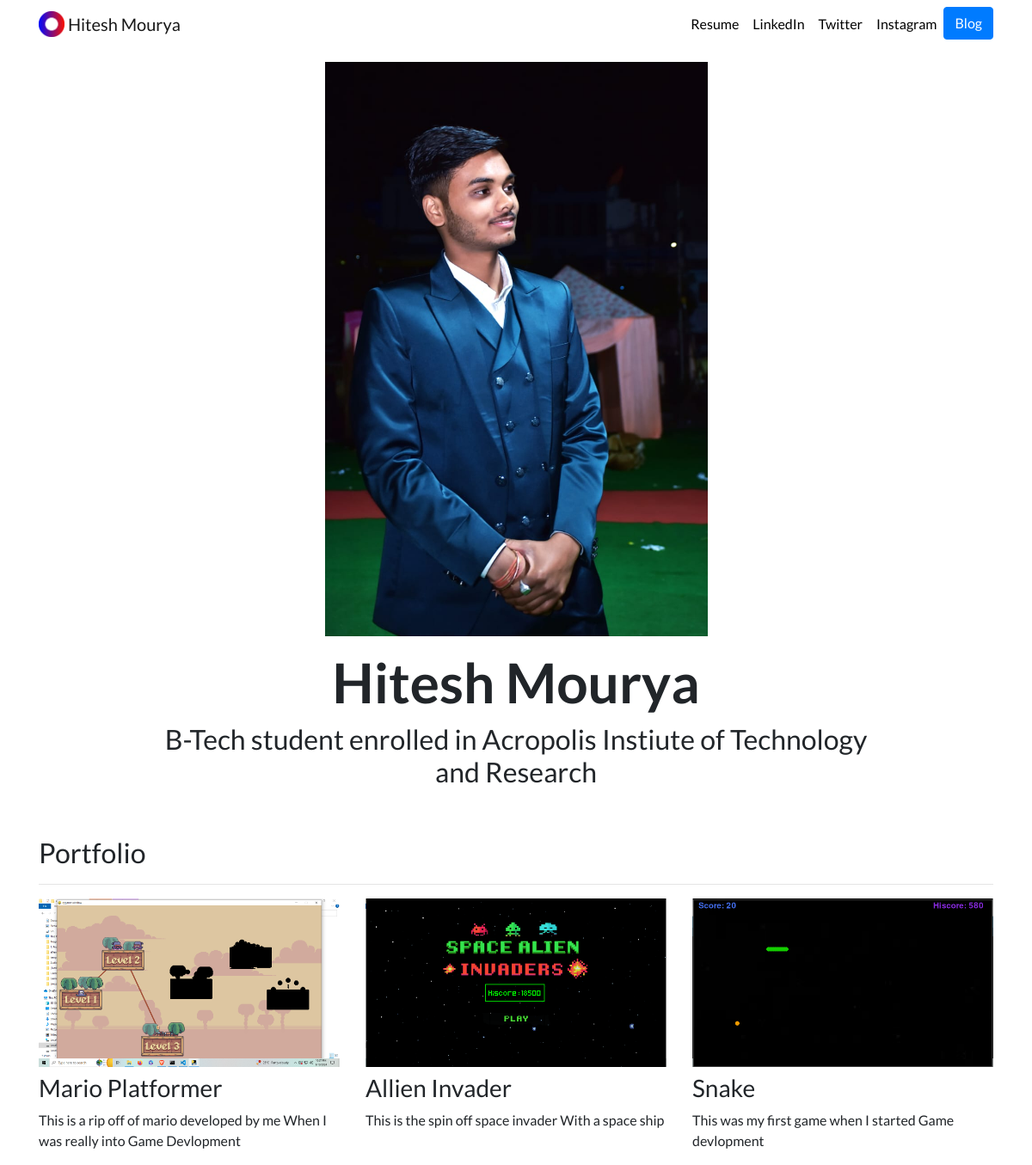
Before: / with the older database file.
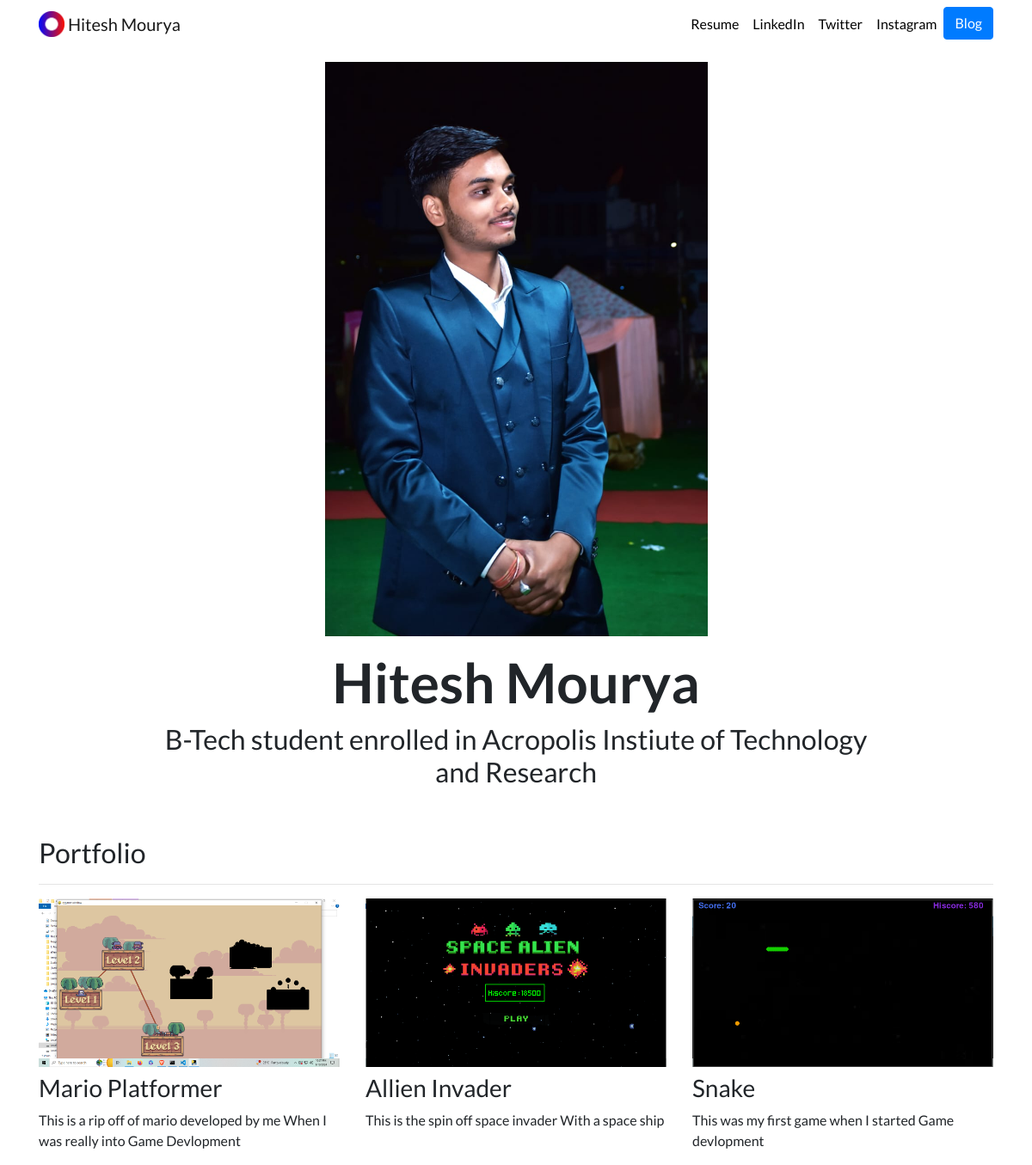
After: the same page with the newer database file.
### portfolio/models.py (models this page shows, shortened)
class Project(models.Model):
    title = models.CharField(max_length = 50)
    description = models.CharField(max_length = 250)
    image = models.ImageField(upload_to ='porfolio/image/')
    url = models.URLField(blank=True)

### portfolio/views.py (the view)
# urls.py: 2. Add a URL to urlpatterns:  path('', views.home, name='home')
def home(request):
    projects = Project.objects.all()
    return render(request , 'portfolio/home.html' , {'projects':projects})

### portfolio/templates/portfolio/home.html
{% extends "portfolio/base.html" %}
{% load static %}
{% block content %}
<div class="row justify-content-center my-3">
  <div class="col-5">
    <img class="img-fluid" src="{% static 'portfolio/MyPic.jpeg' %}"  >
  </div>
</div>
<div id = "typing" class="row justify-content-center mb-3">
  <div class="col-md-9 text-center">
    <h1 id="hometext" class="font-weight-bold">Hitesh Mourya </h1>
    <h2> B-Tech student enrolled in Acropolis Instiute of Technology and Research</h2>
  </div>
</div>
<h2 class="mt-5">Portfolio</h2>
<hr>
<div class="row">
  {% for project in projects %}
  <div class="col-lg-4 col-md-6">
    {% if project.url %}
    <a href="{{ project.url }}">
      <img src="{{ project.image.url }}" class="img-fluid mb-2">
    </a>
    {% else %}
    <img src="{{ project.image.url }}" class="img-fluid mb-2">
    {% endif %}
    <h3>{{ project.title }}</h3>
    <p>{{ project.description }}</p>
  </div>
  {% endfor %}
</div>
{% endblock %}

### portfolio/templates/portfolio/base.html (shortened to what this page needs)
{% load static %}
<!doctype html>
<html lang="en">
<head>
  <link rel="stylesheet" href="https://stackpath.bootstrapcdn.com/bootstrap/4.4.1/css/bootstrap.min.css">
  <link rel="stylesheet" href="{% static "portfolio/custom.css" %}">
</head>
<body>
  <nav id="topNav" class="navbar navbar-expand-md navbar-light">
    <div class="container">
      <a class="navbar-brand" href="{% url 'home' %}">
        <img src="{% static "portfolio/Logo.png" %}" width="30" height="30" class="d-inline-block align-top" alt="Nick's Logo">
        <span>Hitesh Mourya</span>
      </a>
      <div class="collapse navbar-collapse text-center" id="navbarNav">
        <ul class="navbar-nav ml-auto">
          <li class="nav-item">
            <a class="nav-link" href="{% static "portfolio/Resume.pdf" %}">Resume</a>
          </li>
          <li class="nav-item">
            <a class="nav-link" href="https://www.linkedin.com/in/hitesh-mourya-526068296/" target="_blank">LinkedIn</a>
          </li>
          <li class="nav-item">
            <a class="nav-link" href="https://twitter.com/Mourya_hitesh21" target="_blank">Twitter</a>
          </li>
          <li>
            <a class="nav-link" href="https://www.instagram.com/m0urya_hitesh" target="_blank">Instagram</a>
          </li>
          <li>
            <a role="button" href="{% url 'blog:all_blogs' %}" class="btn btn-primary">Blog</a>
          </li>
        </ul>
      </div>
    </div>
  </nav>
  <div class="container">
    {% block content %}{% endblock %}
  </div>
</body>
</html>

### portfolio/static/portfolio/custom.css (style rules this page uses)
.navbar-nav .nav-link { color: rgba(0,0,0,1) !important; }
body { font-family: 'Lato', sans-serif; }
@media (min-width: 992px) { #hometext { font-size: 4rem; } }

Changed rows visible on the page:
changed Project "Snake": url empty → "https://www.youtube.com/" (drawn); image: picture added; image: picture removed
